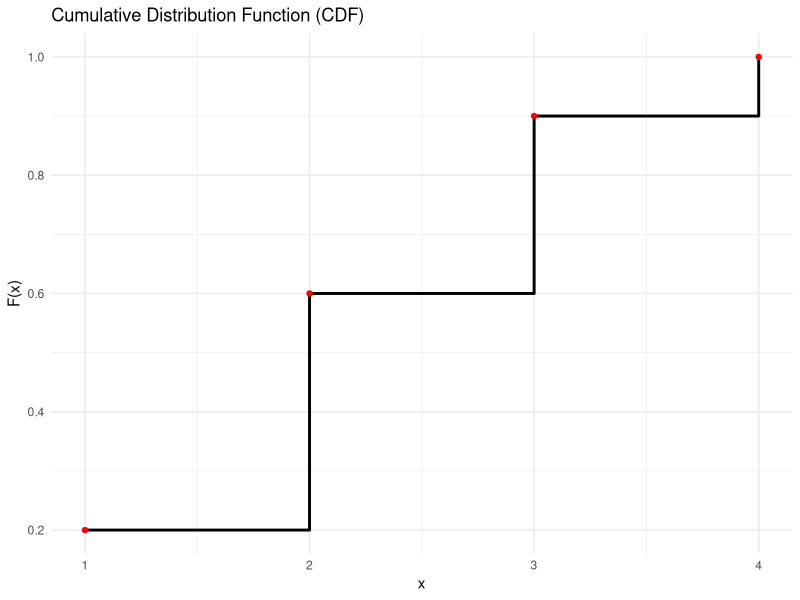

Here is the R script that generated this plot:
## ---- chunk 1
library(ggplot2)

# Data
x <- c(1, 2, 3, 4)
Fx <- c(0.2, 0.6, 0.9, 1.0)

# Creating a data frame
data_cdf <- data.frame(x, Fx)

# CDF Plot
ggplot(data_cdf, aes(x = x, y = Fx)) +
  geom_step(direction = "hv", linewidth=1) +  # Creates the step plot
  geom_point(color="red") +  # Optional: adds points at steps
  ggtitle("Cumulative Distribution Function (CDF)") +
  xlab("x") + ylab("F(x)") +
  theme_minimal()  # Optional: a cleaner theme for the plot
